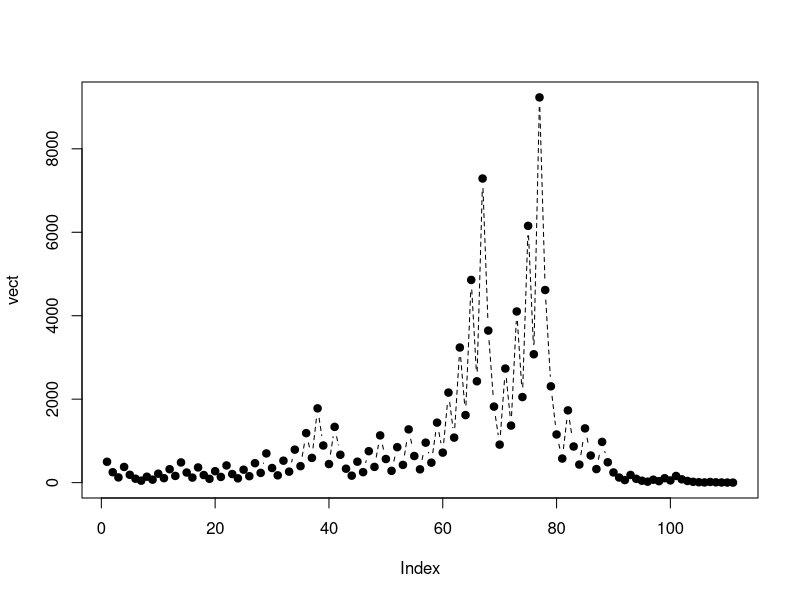
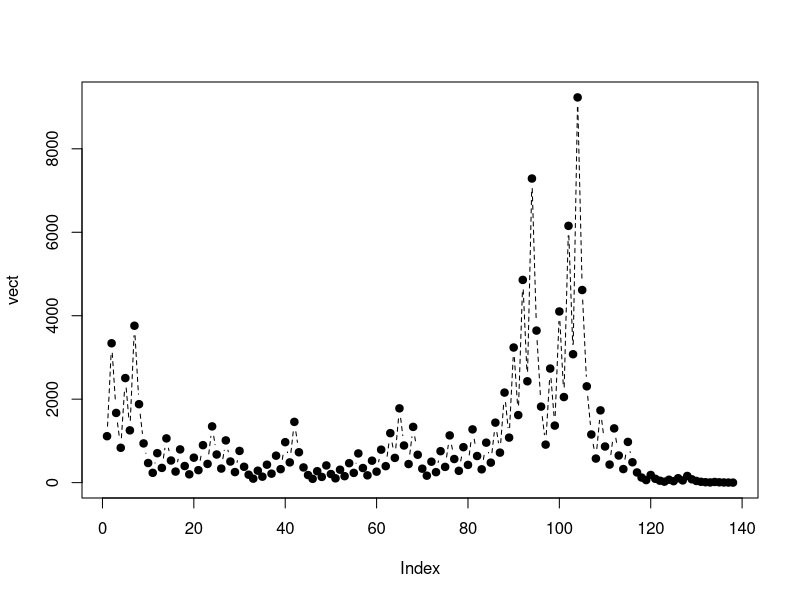
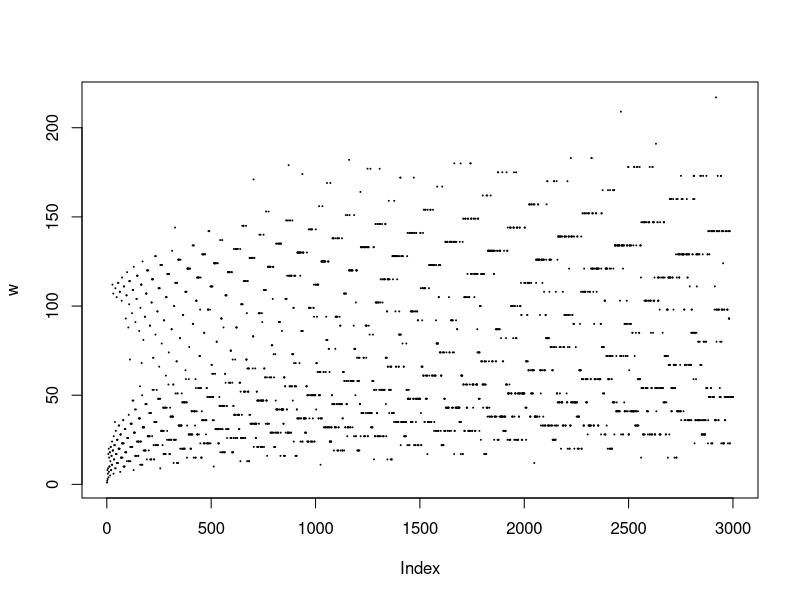

Generate these figures, in order, with R:
collatz <-function(n)
{
  print(n)
  if(n == 1){return("stop")}
  if(n%%2 == 0){collatz(n/2)}else{collatz(3*n+1)}
}

collatz(1000)

###

Collatz <- function(start = 10)
{
  vec <- start
  temp <- start
  while(temp != 1)
  {
    if(temp%%2 == 0)
    {
      vec <- c(vec, temp/2)
      temp <- temp/2
    }
    else
    {
      vec <- c(vec, 3*temp + 1)
      temp <- 3*temp + 1
    }
  }
  return(vec)
}

#####


plotCollatz <- function(vect)
{
  plot(vect, type = "b", lty = 2, pch = 19)
}



CollatzLength <- function(vec = 10:100)
{
  res <- NULL
  for(i in vec)
  {
    res <- c(res, length(Collatz(i)))
  }
  return(res)
}



###
### TESTS 
###

v <- Collatz(500)
plotCollatz(v)

v <- Collatz(1113)
plotCollatz(v)


w <- CollatzLength((1:3000))
plot(w, type = "p", lty = 1, pch = 20, cex = 0.2)

